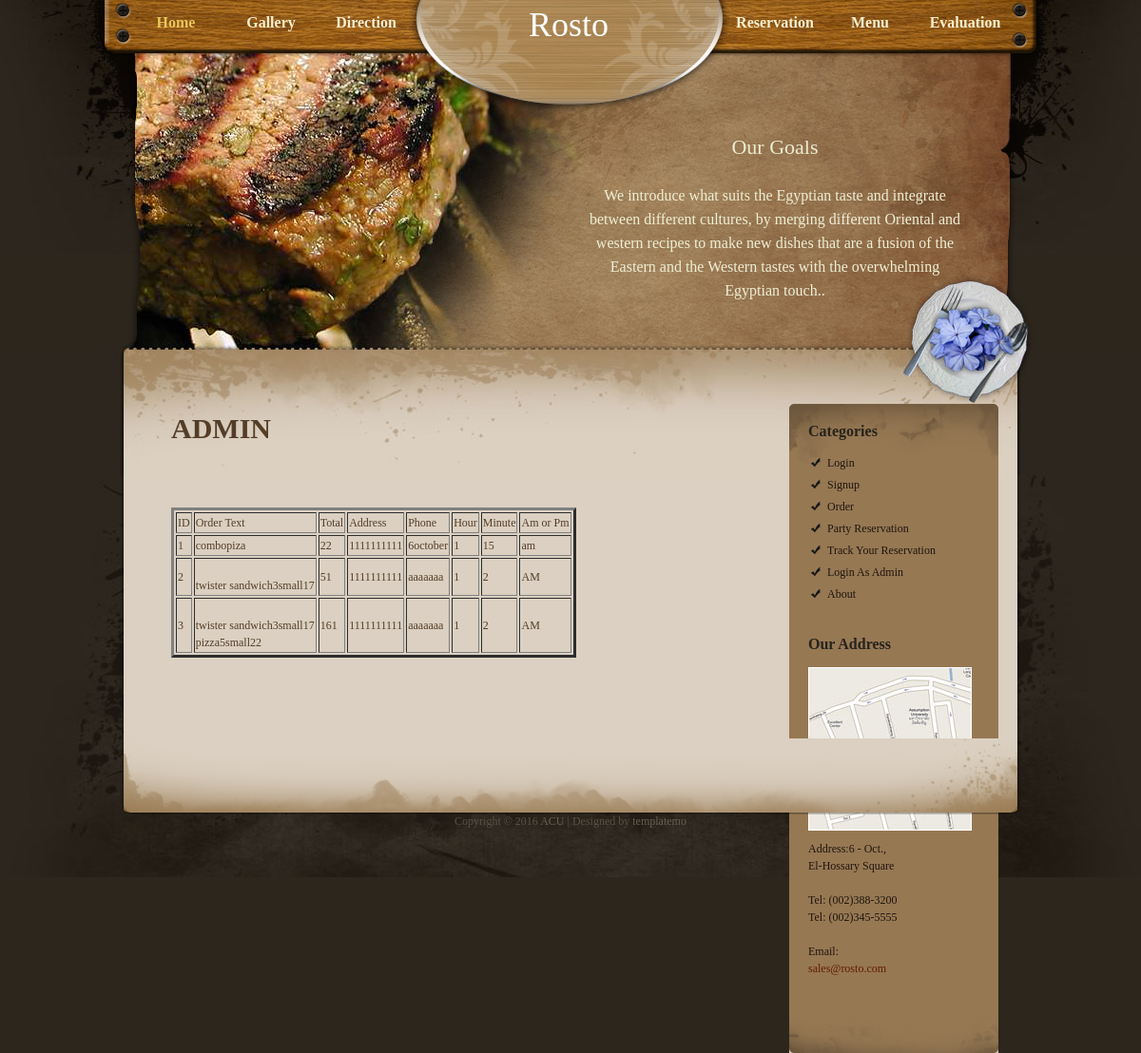
Screenshot of /ListAllOrders.php with the database file from the repository.
### tables this page shows
CREATE TABLE `ordermenu` (
  `ID` int(255) NOT NULL,
  `ordertext` text NOT NULL,
  `total` varchar(255) NOT NULL,
  `adress` varchar(255) NOT NULL,
  `phone` int(255) NOT NULL,
  `hour` int(255) NOT NULL,
  `minit` int(255) NOT NULL,
  `amorpm` varchar(255) NOT NULL
);

### ListAllOrders.php (the view, shortened to what this page needs)
<!DOCTYPE html PUBLIC "-//W3C//DTD XHTML 1.0 Transitional//EN" "http://www.w3.org/TR/xhtml1/DTD/xhtml1-transitional.dtd">
<html xmlns="http://www.w3.org/1999/xhtml">
<head>
<link href="style.css" rel="stylesheet" type="text/css" />
</head>
<body>
<div id="container_wrapper_outter">
  <div id="container_wrapper_inner">
    <div id="container">
      <div id="menu">
        <ul>
          <li><a href="Home.html" class="current">Home</a></li>
          <li><a href="Gallery.html">Gallery</a></li>
          <li><a href="Diraction.html" class="margin_r_330">Direction</a></li>
          <li><a href="reservationOut.php">Reservation</a></a></li>
          <li><a href="Menu.html">Menu</a></a></li>
          <li><a href="evaluationnn.php">Evaluation</a></li>
        </ul>
        <div id="site_title">
          <h1> <a href="Home.html">Rosto <span><p dir="rtl" lang="ar">  </p>  </p> </span></a> </h1>
        </div>
      </div>
      <div id="banner">
        <div id="banner_section">
          <h2>Our Goals</h2>
          <p>We introduce what suits the Egyptian taste and integrate between different cultures, by merging different Oriental and western recipes to make new dishes that are a fusion of the Eastern and the Western tastes with the overwhelming Egyptian touch..</p>
        </div>
      </div>
      <div id="content_wrapper"  >
        <div id="content">
          <div id="main_column">
          <H1>ADMIN</H1>
            <br /> <br /> <br /> <br />
<table border="3">
  <tr>
            <td class="style1">
                 ID</td>
            <td class="style1">
                Order Text</td>
            <td class="style1">
                Total</td>
            <td class="style1">
                Address</td>
            <td class="style1">
                Phone</td>
                <td class="style1">
                Hour</td>
            <td class="style1">
                Minute</td>
            <td class="style1">
                Am or Pm</td>
        </tr>
<?php
$query ="SELECT * FROM ordermenu";
$result = mysql_query($query);
while($person = mysql_fetch_array($result))
{
	echo "<tr>";
	echo "<td>". $person['ID']  ."</td>";
	echo "<td>" .$person['ordertext']. "</td>";
	echo "<td>" .$person['total']. "</td>";
	echo "<td>" .$person['phone']. "</td>";
	echo "<td>" .$person['adress']. "</td>";
	echo "<td>" .$person['hour']. "</td>";
	echo "<td>" .$person['minit']. "</td>";
	echo "<td>" .$person['amorpm']. "</td>";
}
?>
</table>
</div>
           <br /> <br /> <br /> <br />
          <div id="side_column"  style="position:absolute;right:-5px;top:65px;" >
            <div class="side_column_section"  >
              <h4>Categories</h4>
              <ul class="category_list" id="nav">
                <li><a href="Login.php">Login</a></li>
                <li><a href="signup.php">Signup</a></li>
                 <li><a href="Order.php">Order</a></li>
                 <li><a href="partyReserv.html">Party Reservation</a></li>
                 <li><a href="ReservEdit.php">Track Your Reservation</a></li>
                 <li><a href="loginadmen.html">Login As Admin</a></li>
                <li><a href="About.html">About</a></li>
              </ul>
            </div>
            <div class="side_column_section"  >
              <h4>Our Address</h4>
              <a href="Diraction.html"><img src="images/map.jpg" alt="" /></a>
              <p> Address:6 - Oct.,<br />
                El-Hossary Square<br />
                <br />
                Tel: (002)388-3200<br />
                Tel: (002)345-5555<br />
                <br />
                Email:<br />
                <a href="#">sales@rosto.com</a> </p>
            </div>
            <div class="side_column_bottom"  id="nav"> </div>
          </div>
        </div>
        <div class="content_bottom"></div>
      </div>
      <div id="footer">
        <ul class="footer_menu">
          <li><a href="Home.html">Home</a></li>
          <li><a href="Menu.html">Menu</a></li>
          <li><a href="Gallery.html">Gallery</a></li>
          <li><a href="Evaluation.html">Evaluation</a></li>
          <li><a href="About.html">About</a></li>
          <li class="last_menu"><a href="Logout.html">Logout</a></li>
        </ul>
        Copyright &copy; 2016 <a href="#">ACU</a> | Designed by <a target="_blank" rel="nofollow" href="http://www.templatemo.com">templatemo</a></div>
    </div>
  </div>
</div>
</body>
</html>

### style.css (style rules this page uses)
body { margin: 0; padding: 0; line-height: 1.5em; font-family: Georgia, "Times New Roman", Times, serif; font-size: 12px; color: #543d27; background: #2c261d; }
a:link, a:visited { color: #631c00; text-decoration: none; font-weight: normal; }
p { margin: 0px; padding: 0px; }
.margin_r_330 { margin-right: 330px; }
h1 { margin: 0px; padding: 2px 0; font-size: 30px; font-weight: bold; }
h2 { margin: 0px; padding: 2px 0; font-size: 30px; font-weight: normal; }
h4 { margin: 0 0 10px 0; padding: 0 0 5px 0; font-size: 16px; font-weight: bold; color: #27231d; }
#container_wrapper_outter { width: 100%; background: url(images/container_outter.jpg) center top no-repeat; }
#container_wrapper_inner { width: 100%; background: url(images/container_inner.jpg) center bottom no-repeat; }
#container { width: 990px; margin: 0 auto; }
#menu { position: relative; clear: both; width: 930px; height: 110px; padding: 0 30px; background: url(images/menu_bg.jpg) no-repeat; }
#menu ul { padding: 15px 0 0 0; margin: 0px; list-style: none; }
#menu ul li { padding: 0px; margin: 0px; display: inline; }
#menu ul li a { float: left; display: block; width: 100px; padding: 0 0 0 0; font-size: 16px; text-align: center; font-weight: bold; text-decoration: none; color: #f9efd0; outline: none; }
#menu li a:hover, #menu li .current { color: #ebc759; }
#site_title { position: absolute; width: 320px; left: 333px; padding: 15px 0 0 0; top: 0px; text-align: center; }
#site_title h1 a { margin: 0px; padding: 0px; font-size: 36px; color: #ffffff; font-weight: normal; text-decoration: none; }
#banner { clear: both; width: 990px; height: 250px; background: url(images/banner_bg.png) center no-repeat; }
#banner #banner_section { float: right; width: 400px; margin-top: 30px; margin-right: 80px; text-align: center; }
#banner h2 { color: #eaecd0; font-size: 22px; line-height: 25px; margin-bottom: 24px; }
#banner p { color: #eeefd4; font-size: 16px; line-height: 25px; margin-bottom: 30px; }
#content_wrapper { position: relative; clear: both; width: 990px; background: url(images/content_middle.png) center repeat-y; }
#content { width: 940px; padding: 80px 25px 0 25px; margin-bottom: 85px; background: url(images/content_top.jpg) center top no-repeat; }
#content_wrapper .content_bottom { position: absolute; width: 990px; height: 85px; bottom: -85px; left: 0px; background: url(images/footer_bg.png) no-repeat; }
#main_column { float: left; width: 590px; margin-left: 50px; }
#side_column { position: relative; float: right; width: 180px; color: #20150f; background: #967853 url(images/side_column_top.png) no-repeat;; margin: 0 50px 50px 0; padding: 20px 20px 0 20px; }
#side_column .side_column_bottom { position: absolute; bottom: -50px; left: 0px; width: 220px; height: 50px; background:url(images/side_column_bottom.png) no-repeat; }
#side_column .side_column_section { margin-bottom: 30px; }
.category_list { margin: 0 0 0 20px; padding: 0; list-style-image: url(images/list_icon_bg.jpg); }
.category_list li { margin: 0px; padding: 0 0 5px 0; }
.category_list li a { color: #20150f; }
#footer { clear: both; text-align: center; width: 930px; padding: 50px 30px; color: #595144; }
#footer a { color: #696052; }
#footer .footer_menu { margin: 0 0 10px 0; padding: 0px; list-style: none; }
.footer_menu li { margin: 0px; padding: 0 20px; display: inline; border-right: 1px solid #696052; }
.footer_menu .last_menu { border: none; }

### rows the page displays
ordermenu: ID "1", ordertext "combopiza", total "22", phone "1111111111", adress "6october", hour "1", minit "15", amorpm "am"
ordermenu: ID "2", ordertext "twister sandwich3small17", total "51", phone "1111111111", adress "aaaaaaa", hour "1", minit "2", amorpm "AM"
ordermenu: ID "3", ordertext "twister sandwich3small17 pizza5small22", total "161", phone "1111111111", adress "aaaaaaa", hour "1", minit "2", amorpm "AM"
